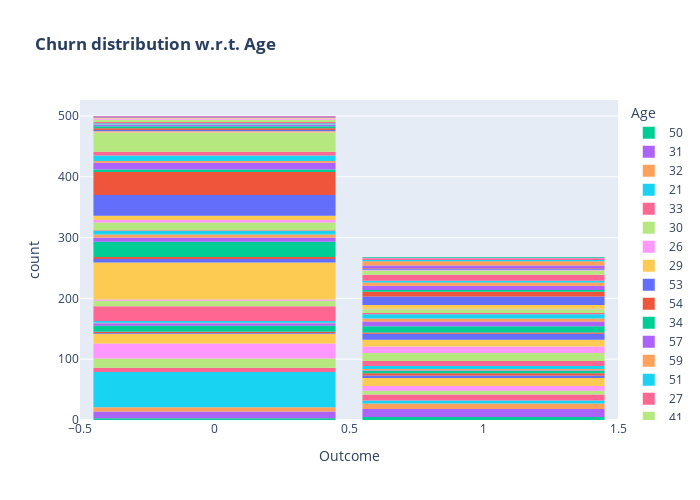

Here is the notebook cell this chart was saved with:
### Code cell
#plotting the churn distribution w.r.t SeniorCitizen
color_map = {"Yes": '#00CC96', "No": '#B6E880'}
fig = px.histogram(df, x="Outcome", color="Age", title="<b>Churn distribution w.r.t. Age</b>", color_discrete_map=color_map)
fig.update_layout(width=700, height=500, bargap=0.1)
fig.show()

### Figure 1 — Plotly figure (JSON) as saved in the notebook; plotly's stock layout.template omitted (floating-point values rounded to 4 significant figures)
{"data": [{"alignmentgroup": "True", "bingroup": "x", "hovertemplate": "Age=50<br>Outcome=%{x}<br>count=%{y}<extra></extra>", "legendgroup": "50", "marker": {"color": "#00cc96", "pattern": {"shape": ""}}, "name": "50", "offsetgroup": "50", "orientation": "v", "showlegend": true, "type": "histogram", "x": [1, 0, 0, 0, 1, 1, 1, 1], "xaxis": "x", "yaxis": "y"}, {"alignmentgroup": "True", "bingroup": "x", "hovertemplate": "Age=31<br>Outcome=%{x}<br>count=%{y}<extra></extra>", "legendgroup": "31", "marker": {"color": "#ab63fa", "pattern": {"shape": ""}}, "name": "31", "offsetgroup": "31", "orientation": "v", "showlegend": true, "type": "histogram", "x": [0, 1, 1, 1, 0, 1, 0, 1, 0, 1, 0, 1, 1, 1, 0, 0, 1, 0, 0, 0, 0, 1, 1, 1], "xaxis": "x", "yaxis": "y"}, {"alignmentgroup": "True", "bingroup": "x", "hovertemplate": "Age=32<br>Outcome=%{x}<br>count=%{y}<extra></extra>", "legendgroup": "32", "marker": {"color": "#FFA15A", "pattern": {"shape": ""}}, "name": "32", "offsetgroup": "32", "orientation": "v", "showlegend": true, "type": "histogram", "x": [1, 1, 1, 0, 1, 0, 0, 0, 1, 1, 1, 1, 0, 1, 0, 0], "xaxis": "x", "yaxis": "y"}, {"alignmentgroup": "True", "bingroup": "x", "hovertemplate": "Age=21<br>Outcome=%{x}<br>count=%{y}<extra></extra>", "legendgroup": "21", "marker": {"color": "#19d3f3", "pattern": {"shape": ""}}, "name": "21", "offsetgroup": "21", "orientation": "v", "showlegend": true, "type": "histogram", "x": [0, 0, 0, 0, 0, 0, 0, 0, 0, 0, 0, 0, 0, 0, 0, 0, 0, 1, 0, 1, 0, 0, 0, 0, 0, 0, 0, 0, 0, 0, 0, 0, 0, 1, 0, 0, 0, 0, 0, 0, 0, 0, 0, 0, 0, 0, 0, 0, 0, 1, 1, 0, 0, 0, 0, 0, 0, 0, 0, 0, 0, 0, 0], "xaxis": "x", "yaxis": "y"}, {"alignmentgroup": "True", "bingroup": "x", "hovertemplate": "Age=33<br>Outcome=%{x}<br>count=%{y}<extra></extra>", "legendgroup": "33", "marker": {"color": "#FF6692", "pattern": {"shape": ""}}, "name": "33", "offsetgroup": "33", "orientation": "v", "showlegend": true, "type": "histogram", "x": [1, 0, 0, 1, 1, 1, 0, 1, 1, 0, 1, 0, 1, 0, 1, 1, 0], "xaxis": "x", "yaxis": "y"}, {"alignmentgroup": "True", "bingroup": "x", "hovertemplate": "Age=30<br>Outcome=%{x}<br>count=%{y}<extra></extra>", "legendgroup": "30", "marker": {"color": "#B6E880", "pattern": {"shape": ""}}, "name": "30", "offsetgroup": "30", "orientation": "v", "showlegend": true, "type": "histogram", "x": [0, 0, 0, 0, 1, 0, 1, 1, 0, 1, 0, 0, 0, 1, 0, 0, 0, 0, 0, 1, 0], "xaxis": "x", "yaxis": "y"}, {"alignmentgroup": "True", "bingroup": "x", "hovertemplate": "Age=26<br>Outcome=%{x}<br>count=%{y}<extra></extra>", "legendgroup": "26", "marker": {"color": "#FF97FF", "pattern": {"shape": ""}}, "name": "26", "offsetgroup": "26", "orientation": "v", "showlegend": true, "type": "histogram", "x": [1, 0, 0, 0, 1, 0, 1, 0, 1, 1, 0, 0, 1, 0, 0, 0, 0, 0, 0, 0, 0, 0, 0, 0, 0, 0, 0, 1, 0, 0, 0, 1, 0], "xaxis": "x", "yaxis": "y"}, {"alignmentgroup": "True", "bingroup": "x", "hovertemplate": "Age=29<br>Outcome=%{x}<br>count=%{y}<extra></extra>", "legendgroup": "29", "marker": {"color": "#FECB52", "pattern": {"shape": ""}}, "name": "29", "offsetgroup": "29", "orientation": "v", "showlegend": true, "type": "histogram", "x": [0, 1, 0, 0, 0, 0, 1, 1, 1, 0, 0, 1, 1, 1, 0, 1, 0, 1, 1, 1, 0, 1, 1, 0, 0, 0, 0, 0, 0], "xaxis": "x", "yaxis": "y"}, {"alignmentgroup": "True", "bingroup": "x", "hovertemplate": "Age=53<br>Outcome=%{x}<br>count=%{y}<extra></extra>", "legendgroup": "53", "marker": {"color": "#636efa", "pattern": {"shape": ""}}, "name": "53", "offsetgroup": "53", "orientation": "v", "showlegend": true, "type": "histogram", "x": [1, 1, 1, 1, 0], "xaxis": "x", "yaxis": "y"}, {"alignmentgroup": "True", "bingroup": "x", "hovertemplate": "Age=54<br>Outcome=%{x}<br>count=%{y}<extra></extra>", "legendgroup": "54", "marker": {"color": "#EF553B", "pattern": {"shape": ""}}, "name": "54", "offsetgroup": "54", "orientation": "v", "showlegend": true, "type": "histogram", "x": [1, 1, 0, 1, 1, 0], "xaxis": "x", "yaxis": "y"}, {"alignmentgroup": "True", "bingroup": "x", "hovertemplate": "Age=34<br>Outcome=%{x}<br>count=%{y}<extra></extra>", "legendgroup": "34", "marker": {"color": "#00cc96", "pattern": {"shape": ""}}, "name": "34", "offsetgroup": "34", "orientation": "v", "showlegend": true, "type": "histogram", "x": [1, 0, 0, 0, 0, 0, 0, 0, 0, 1, 0, 1, 0, 1], "xaxis": "x", "yaxis": "y"}, {"alignmentgroup": "True", "bingroup": "x", "hovertemplate": "Age=57<br>Outcome=%{x}<br>count=%{y}<extra></extra>", "legendgroup": "57", "marker": {"color": "#ab63fa", "pattern": {"shape": ""}}, "name": "57", "offsetgroup": "57", "orientation": "v", "showlegend": true, "type": "histogram", "x": [0, 0, 1, 0, 0], "xaxis": "x", "yaxis": "y"}, {"alignmentgroup": "True", "bingroup": "x", "hovertemplate": "Age=59<br>Outcome=%{x}<br>count=%{y}<extra></extra>", "legendgroup": "59", "marker": {"color": "#FFA15A", "pattern": {"shape": ""}}, "name": "59", "offsetgroup": "59", "orientation": "v", "showlegend": true, "type": "histogram", "x": [1, 1, 0], "xaxis": "x", "yaxis": "y"}, {"alignmentgroup": "True", "bingroup": "x", "hovertemplate": "Age=51<br>Outcome=%{x}<br>count=%{y}<extra></extra>", "legendgroup": "51", "marker": {"color": "#19d3f3", "pattern": {"shape": ""}}, "name": "51", "offsetgroup": "51", "orientation": "v", "showlegend": true, "type": "histogram", "x": [1, 1, 1, 1, 0, 1, 0, 0], "xaxis": "x", "yaxis": "y"}, {"alignmentgroup": "True", "bingroup": "x", "hovertemplate": "Age=27<br>Outcome=%{x}<br>count=%{y}<extra></extra>", "legendgroup": "27", "marker": {"color": "#FF6692", "pattern": {"shape": ""}}, "name": "27", "offsetgroup": "27", "orientation": "v", "showlegend": true, "type": "histogram", "x": [0, 1, 0, 0, 0, 0, 0, 0, 0, 0, 0, 0, 0, 1, 1, 1, 0, 0, 1, 0, 0, 0, 0, 0, 0, 0, 0, 1, 1, 0, 1, 0], "xaxis": "x", "yaxis": "y"}, {"alignmentgroup": "True", "bingroup": "x", "hovertemplate": "Age=41<br>Outcome=%{x}<br>count=%{y}<extra></extra>", "legendgroup": "41", "marker": {"color": "#B6E880", "pattern": {"shape": ""}}, "name": "41", "offsetgroup": "41", "orientation": "v", "showlegend": true, "type": "histogram", "x": [1, 1, 1, 0, 0, 1, 1, 1, 1, 0, 0, 1, 1, 1, 0, 1, 1, 0, 0, 1, 0, 0], "xaxis": "x", "yaxis": "y"}, {"alignmentgroup": "True", "bingroup": "x", "hovertemplate": "Age=43<br>Outcome=%{x}<br>count=%{y}<extra></extra>", "legendgroup": "43", "marker": {"color": "#FF97FF", "pattern": {"shape": ""}}, "name": "43", "offsetgroup": "43", "orientation": "v", "showlegend": true, "type": "histogram", "x": [1, 1, 1, 0, 1, 1, 1, 1, 1, 0, 1, 1, 1], "xaxis": "x", "yaxis": "y"}, {"alignmentgroup": "True", "bingroup": "x", "hovertemplate": "Age=22<br>Outcome=%{x}<br>count=%{y}<extra></extra>", "legendgroup": "22", "marker": {"color": "#FECB52", "pattern": {"shape": ""}}, "name": "22", "offsetgroup": "22", "orientation": "v", "showlegend": true, "type": "histogram", "x": [0, 0, 0, 0, 0, 0, 0, 0, 0, 0, 0, 0, 0, 0, 0, 0, 0, 0, 0, 1, 0, 0, 1, 0, 0, 0, 0, 0, 0, 0, 0, 0, 0, 1, 0, 1, 0, 0, 0, 1, 0, 0, 0, 0, 0, 0, 0, 0, 0, 0, 0, 1, 1, 0, 1, 0, 0, 1, 0, 0, 0, 0, 0, 0, 0, 0, 0, 1, 0, 0, 1, 0], "xaxis": "x", "yaxis": "y"}, {"alignmentgroup": "True", "bingroup": "x", "hovertemplate": "Age=38<br>Outcome=%{x}<br>count=%{y}<extra></extra>", "legendgroup": "38", "marker": {"color": "#636efa", "pattern": {"shape": ""}}, "name": "38", "offsetgroup": "38", "orientation": "v", "showlegend": true, "type": "histogram", "x": [0, 1, 1, 0, 1, 1, 0, 1, 0, 1, 1, 0, 1, 1, 1, 0], "xaxis": "x", "yaxis": "y"}, {"alignmentgroup": "True", "bingroup": "x", "hovertemplate": "Age=60<br>Outcome=%{x}<br>count=%{y}<extra></extra>", "legendgroup": "60", "marker": {"color": "#EF553B", "pattern": {"shape": ""}}, "name": "60", "offsetgroup": "60", "orientation": "v", "showlegend": true, "type": "histogram", "x": [0, 1, 1, 0, 0], "xaxis": "x", "yaxis": "y"}, {"alignmentgroup": "True", "bingroup": "x", "hovertemplate": "Age=28<br>Outcome=%{x}<br>count=%{y}<extra></extra>", "legendgroup": "28", "marker": {"color": "#00cc96", "pattern": {"shape": ""}}, "name": "28", "offsetgroup": "28", "orientation": "v", "showlegend": true, "type": "histogram", "x": [1, 0, 1, 0, 0, 1, 1, 0, 1, 0, 1, 0, 0, 1, 0, 1, 0, 0, 0, 0, 0, 0, 1, 0, 0, 1, 0, 0, 0, 0, 0, 0, 0, 0, 0], "xaxis": "x", "yaxis": "y"}, {"alignmentgroup": "True", "bingroup": "x", "hovertemplate": "Age=45<br>Outcome=%{x}<br>count=%{y}<extra></extra>", "legendgroup": "45", "marker": {"color": "#ab63fa", "pattern": {"shape": ""}}, "name": "45", "offsetgroup": "45", "orientation": "v", "showlegend": true, "type": "histogram", "x": [0, 0, 0, 1, 1, 1, 1, 1, 0, 0, 0, 1, 0, 1, 1], "xaxis": "x", "yaxis": "y"}, {"alignmentgroup": "True", "bingroup": "x", "hovertemplate": "Age=35<br>Outcome=%{x}<br>count=%{y}<extra></extra>", "legendgroup": "35", "marker": {"color": "#FFA15A", "pattern": {"shape": ""}}, "name": "35", "offsetgroup": "35", "orientation": "v", "showlegend": true, "type": "histogram", "x": [0, 1, 0, 0, 1, 1, 1, 1, 0, 0], "xaxis": "x", "yaxis": "y"}, {"alignmentgroup": "True", "bingroup": "x", "hovertemplate": "Age=46<br>Outcome=%{x}<br>count=%{y}<extra></extra>", "legendgroup": "46", "marker": {"color": "#19d3f3", "pattern": {"shape": ""}}, "name": "46", "offsetgroup": "46", "orientation": "v", "showlegend": true, "type": "histogram", "x": [1, 1, 1, 1, 0, 0, 1, 1, 0, 0, 0, 1, 0], "xaxis": "x", "yaxis": "y"}, {"alignmentgroup": "True", "bingroup": "x", "hovertemplate": "Age=56<br>Outcome=%{x}<br>count=%{y}<extra></extra>", "legendgroup": "56", "marker": {"color": "#FF6692", "pattern": {"shape": ""}}, "name": "56", "offsetgroup": "56", "orientation": "v", "showlegend": true, "type": "histogram", "x": [1, 1, 0], "xaxis": "x", "yaxis": "y"}, {"alignmentgroup": "True", "bingroup": "x", "hovertemplate": "Age=37<br>Outcome=%{x}<br>count=%{y}<extra></extra>", "legendgroup": "37", "marker": {"color": "#B6E880", "pattern": {"shape": ""}}, "name": "37", "offsetgroup": "37", "orientation": "v", "showlegend": true, "type": "histogram", "x": [0, 1, 0, 0, 1, 0, 0, 0, 0, 0, 1, 0, 1, 0, 1, 0, 0, 0, 1], "xaxis": "x", "yaxis": "y"}, {"alignmentgroup": "True", "bingroup": "x", "hovertemplate": "Age=48<br>Outcome=%{x}<br>count=%{y}<extra></extra>", "legendgroup": "48", "marker": {"color": "#FF97FF", "pattern": {"shape": ""}}, "name": "48", "offsetgroup": "48", "orientation": "v", "showlegend": true, "type": "histogram", "x": [0, 0, 0, 0, 1], "xaxis": "x", "yaxis": "y"}, {"alignmentgroup": "True", "bingroup": "x", "hovertemplate": "Age=40<br>Outcome=%{x}<br>count=%{y}<extra></extra>", "legendgroup": "40", "marker": {"color": "#FECB52", "pattern": {"shape": ""}}, "name": "40", "offsetgroup": "40", "orientation": "v", "showlegend": true, "type": "histogram", "x": [0, 0, 1, 0, 0, 1, 0, 0, 1, 1, 1, 1, 0], "xaxis": "x", "yaxis": "y"}, {"alignmentgroup": "True", "bingroup": "x", "hovertemplate": "Age=25<br>Outcome=%{x}<br>count=%{y}<extra></extra>", "legendgroup": "25", "marker": {"color": "#636efa", "pattern": {"shape": ""}}, "name": "25", "offsetgroup": "25", "orientation": "v", "showlegend": true, "type": "histogram", "x": [1, 0, 0, 0, 0, 1, 0, 1, 0, 1, 0, 0, 1, 0, 1, 1, 1, 0, 1, 0, 1, 0, 0, 0, 0, 0, 1, 0, 0, 0, 1, 0, 0, 0, 0, 0, 0, 0, 0, 0, 0, 1, 0, 1, 0, 0, 0, 0], "xaxis": "x", "yaxis": "y"}, {"alignmentgroup": "True", "bingroup": "x", "hovertemplate": "Age=24<br>Outcome=%{x}<br>count=%{y}<extra></extra>", "legendgroup": "24", "marker": {"color": "#EF553B", "pattern": {"shape": ""}}, "name": "24", "offsetgroup": "24", "orientation": "v", "showlegend": true, "type": "histogram", "x": [0, 0, 0, 0, 0, 0, 1, 1, 0, 0, 0, 1, 1, 0, 0, 0, 0, 0, 1, 0, 0, 0, 0, 0, 0, 0, 0, 0, 1, 0, 0, 0, 0, 0, 0, 0, 0, 0, 0, 1, 0, 0, 0, 0, 0, 1], "xaxis": "x", "yaxis": "y"}, {"alignmentgroup": "True", "bingroup": "x", "hovertemplate": "Age=58<br>Outcome=%{x}<br>count=%{y}<extra></extra>", "legendgroup": "58", "marker": {"color": "#00cc96", "pattern": {"shape": ""}}, "name": "58", "offsetgroup": "58", "orientation": "v", "showlegend": true, "type": "histogram", "x": [1, 0, 1, 1, 0, 0, 0], "xaxis": "x", "yaxis": "y"}, {"alignmentgroup": "True", "bingroup": "x", "hovertemplate": "Age=42<br>Outcome=%{x}<br>count=%{y}<extra></extra>", "legendgroup": "42", "marker": {"color": "#ab63fa", "pattern": {"shape": ""}}, "name": "42", "offsetgroup": "42", "orientation": "v", "showlegend": true, "type": "histogram", "x": [0, 1, 1, 0, 1, 1, 0, 0, 0, 0, 0, 0, 0, 1, 1, 0, 0, 1], "xaxis": "x", "yaxis": "y"}, {"alignmentgroup": "True", "bingroup": "x", "hovertemplate": "Age=44<br>Outcome=%{x}<br>count=%{y}<extra></extra>", "legendgroup": "44", "marker": {"color": "#FFA15A", "pattern": {"shape": ""}}, "name": "44", "offsetgroup": "44", "orientation": "v", "showlegend": true, "type": "histogram", "x": [0, 1, 0, 0, 1, 1, 1, 1], "xaxis": "x", "yaxis": "y"}, {"alignmentgroup": "True", "bingroup": "x", "hovertemplate": "Age=39<br>Outcome=%{x}<br>count=%{y}<extra></extra>", "legendgroup": "39", "marker": {"color": "#19d3f3", "pattern": {"shape": ""}}, "name": "39", "offsetgroup": "39", "orientation": "v", "showlegend": true, "type": "histogram", "x": [1, 1, 0, 0, 0, 1, 0, 0, 0, 0, 0, 0], "xaxis": "x", "yaxis": "y"}, {"alignmentgroup": "True", "bingroup": "x", "hovertemplate": "Age=36<br>Outcome=%{x}<br>count=%{y}<extra></extra>", "legendgroup": "36", "marker": {"color": "#FF6692", "pattern": {"shape": ""}}, "name": "36", "offsetgroup": "36", "orientation": "v", "showlegend": true, "type": "histogram", "x": [0, 0, 1, 0, 1, 1, 1, 1, 1, 0, 1, 0, 0, 1, 1, 1], "xaxis": "x", "yaxis": "y"}, {"alignmentgroup": "True", "bingroup": "x", "hovertemplate": "Age=23<br>Outcome=%{x}<br>count=%{y}<extra></extra>", "legendgroup": "23", "marker": {"color": "#B6E880", "pattern": {"shape": ""}}, "name": "23", "offsetgroup": "23", "orientation": "v", "showlegend": true, "type": "histogram", "x": [0, 0, 0, 0, 1, 0, 0, 0, 0, 0, 0, 1, 0, 1, 0, 0, 0, 1, 0, 0, 0, 1, 0, 1, 0, 0, 0, 0, 0, 0, 0, 0, 0, 0, 0, 0, 1, 0], "xaxis": "x", "yaxis": "y"}, {"alignmentgroup": "True", "bingroup": "x", "hovertemplate": "Age=61<br>Outcome=%{x}<br>count=%{y}<extra></extra>", "legendgroup": "61", "marker": {"color": "#FF97FF", "pattern": {"shape": ""}}, "name": "61", "offsetgroup": "61", "orientation": "v", "showlegend": true, "type": "histogram", "x": [1, 0], "xaxis": "x", "yaxis": "y"}, {"alignmentgroup": "True", "bingroup": "x", "hovertemplate": "Age=69<br>Outcome=%{x}<br>count=%{y}<extra></extra>", "legendgroup": "69", "marker": {"color": "#FECB52", "pattern": {"shape": ""}}, "name": "69", "offsetgroup": "69", "orientation": "v", "showlegend": true, "type": "histogram", "x": [0, 0], "xaxis": "x", "yaxis": "y"}, {"alignmentgroup": "True", "bingroup": "x", "hovertemplate": "Age=62<br>Outcome=%{x}<br>count=%{y}<extra></extra>", "legendgroup": "62", "marker": {"color": "#636efa", "pattern": {"shape": ""}}, "name": "62", "offsetgroup": "62", "orientation": "v", "showlegend": true, "type": "histogram", "x": [1, 0, 1, 0], "xaxis": "x", "yaxis": "y"}, {"alignmentgroup": "True", "bingroup": "x", "hovertemplate": "Age=55<br>Outcome=%{x}<br>count=%{y}<extra></extra>", "legendgroup": "55", "marker": {"color": "#EF553B", "pattern": {"shape": ""}}, "name": "55", "offsetgroup": "55", "orientation": "v", "showlegend": true, "type": "histogram", "x": [0, 0, 0, 1], "xaxis": "x", "yaxis": "y"}, {"alignmentgroup": "True", "bingroup": "x", "hovertemplate": "Age=65<br>Outcome=%{x}<br>count=%{y}<extra></extra>", "legendgroup": "65", "marker": {"color": "#00cc96", "pattern": {"shape": ""}}, "name": "65", "offsetgroup": "65", "orientation": "v", "showlegend": true, "type": "histogram", "x": [0, 0, 0], "xaxis": "x", "yaxis": "y"}, {"alignmentgroup": "True", "bingroup": "x", "hovertemplate": "Age=47<br>Outcome=%{x}<br>count=%{y}<extra></extra>", "legendgroup": "47", "marker": {"color": "#ab63fa", "pattern": {"shape": ""}}, "name": "47", "offsetgroup": "47", "orientation": "v", "showlegend": true, "type": "histogram", "x": [1, 0, 1, 1, 0, 1], "xaxis": "x", "yaxis": "y"}, {"alignmentgroup": "True", "bingroup": "x", "hovertemplate": "Age=52<br>Outcome=%{x}<br>count=%{y}<extra></extra>", "legendgroup": "52", "marker": {"color": "#FFA15A", "pattern": {"shape": ""}}, "name": "52", "offsetgroup": "52", "orientation": "v", "showlegend": true, "type": "histogram", "x": [1, 0, 1, 1, 1, 1, 1, 1], "xaxis": "x", "yaxis": "y"}, {"alignmentgroup": "True", "bingroup": "x", "hovertemplate": "Age=66<br>Outcome=%{x}<br>count=%{y}<extra></extra>", "legendgroup": "66", "marker": {"color": "#19d3f3", "pattern": {"shape": ""}}, "name": "66", "offsetgroup": "66", "orientation": "v", "showlegend": true, "type": "histogram", "x": [1, 0, 0, 1], "xaxis": "x", "yaxis": "y"}, {"alignmentgroup": "True", "bingroup": "x", "hovertemplate": "Age=49<br>Outcome=%{x}<br>count=%{y}<extra></extra>", "legendgroup": "49", "marker": {"color": "#FF6692", "pattern": {"shape": ""}}, "name": "49", "offsetgroup": "49", "orientation": "v", "showlegend": true, "type": "histogram", "x": [1, 0, 1, 0, 1], "xaxis": "x", "yaxis": "y"}, {"alignmentgroup": "True", "bingroup": "x", "hovertemplate": "Age=63<br>Outcome=%{x}<br>count=%{y}<extra></extra>", "legendgroup": "63", "marker": {"color": "#B6E880", "pattern": {"shape": ""}}, "name": "63", "offsetgroup": "63", "orientation": "v", "showlegend": true, "type": "histogram", "x": [0, 0, 0, 0], "xaxis": "x", "yaxis": "y"}, {"alignmentgroup": "True", "bingroup": "x", "hovertemplate": "Age=67<br>Outcome=%{x}<br>count=%{y}<extra></extra>", "legendgroup": "67", "marker": {"color": "#FF97FF", "pattern": {"shape": ""}}, "name": "67", "offsetgroup": "67", "orientation": "v", "showlegend": true, "type": "histogram", "x": [1, 0, 0], "xaxis": "x", "yaxis": "y"}, {"alignmentgroup": "True", "bingroup": "x", "hovertemplate": "Age=72<br>Outcome=%{x}<br>count=%{y}<extra></extra>", "legendgroup": "72", "marker": {"color": "#FECB52", "pattern": {"shape": ""}}, "name": "72", "offsetgroup": "72", "orientation": "v", "showlegend": true, "type": "histogram", "x": [0], "xaxis": "x", "yaxis": "y"}, {"alignmentgroup": "True", "bingroup": "x", "hovertemplate": "Age=81<br>Outcome=%{x}<br>count=%{y}<extra></extra>", "legendgroup": "81", "marker": {"color": "#636efa", "pattern": {"shape": ""}}, "name": "81", "offsetgroup": "81", "orientation": "v", "showlegend": true, "type": "histogram", "x": [0], "xaxis": "x", "yaxis": "y"}, {"alignmentgroup": "True", "bingroup": "x", "hovertemplate": "Age=64<br>Outcome=%{x}<br>count=%{y}<extra></extra>", "legendgroup": "64", "marker": {"color": "#EF553B", "pattern": {"shape": ""}}, "name": "64", "offsetgroup": "64", "orientation": "v", "showlegend": true, "type": "histogram", "x": [0], "xaxis": "x", "yaxis": "y"}, {"alignmentgroup": "True", "bingroup": "x", "hovertemplate": "Age=70<br>Outcome=%{x}<br>count=%{y}<extra></extra>", "legendgroup": "70", "marker": {"color": "#00cc96", "pattern": {"shape": ""}}, "name": "70", "offsetgroup": "70", "orientation": "v", "showlegend": true, "type": "histogram", "x": [1], "xaxis": "x", "yaxis": "y"}, {"alignmentgroup": "True", "bingroup": "x", "hovertemplate": "Age=68<br>Outcome=%{x}<br>count=%{y}<extra></extra>", "legendgroup": "68", "marker": {"color": "#ab63fa", "pattern": {"shape": ""}}, "name": "68", "offsetgroup": "68", "orientation": "v", "showlegend": true, "type": "histogram", "x": [0], "xaxis": "x", "yaxis": "y"}], "layout": {"bargap": 0.1, "barmode": "relative", "height": 500, "legend": {"title": {"text": "Age"}, "tracegroupgap": 0}, "title": {"text": "<b>Churn distribution w.r.t. Age</b>"}, "width": 700, "xaxis": {"anchor": "y", "domain": [0, 1], "title": {"text": "Outcome"}}, "yaxis": {"anchor": "x", "domain": [0, 1], "title": {"text": "count"}}}}
